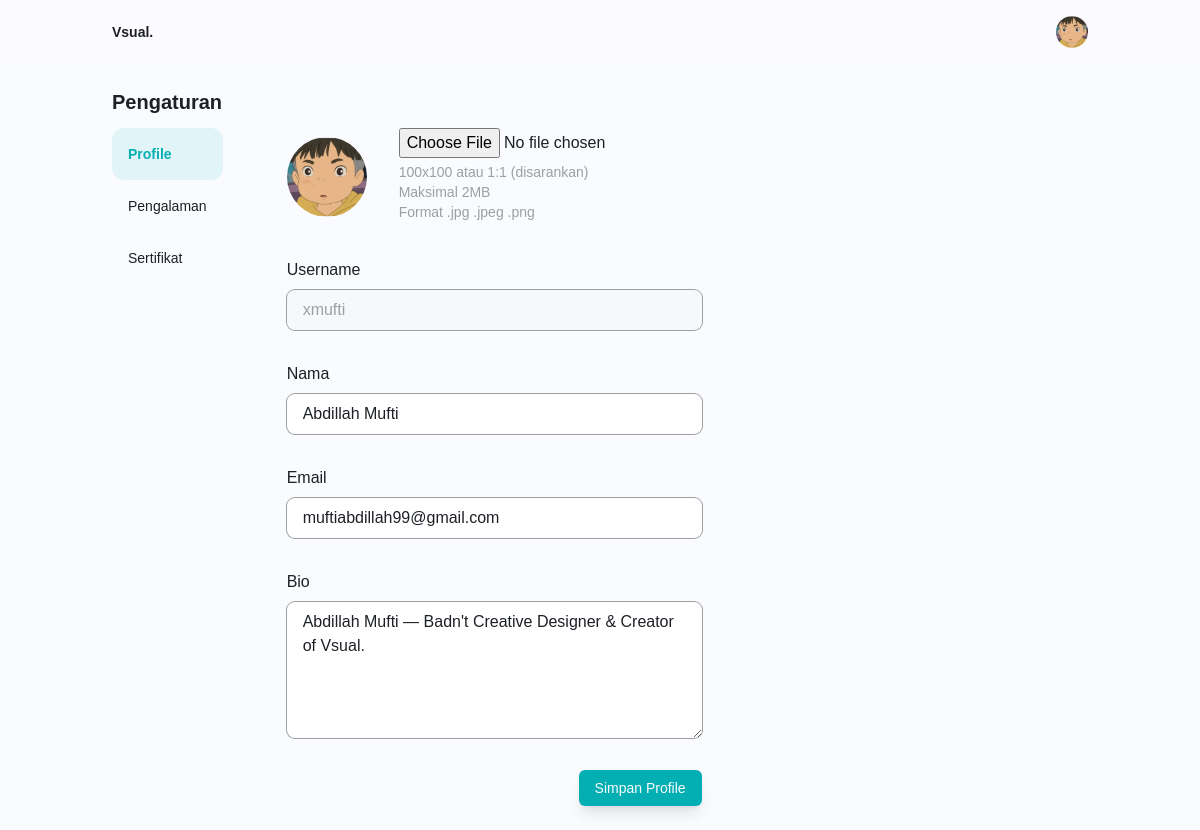
/account.php (signed in), run on the app's committed database.
### tables this page shows
CREATE TABLE `kreator` (
  `id_kreator` int(11) NOT NULL,
  `nama_kreator` varchar(50) NOT NULL,
  `email` varchar(100) NOT NULL,
  `username` varchar(50) NOT NULL,
  `password` varchar(255) NOT NULL,
  `foto_profil` varchar(255) NOT NULL DEFAULT 'default.jpg',
  `bio` varchar(255) NOT NULL DEFAULT '-'
);

### account.php (the view, shortened to what this page needs)
<?php
require 'functions.php';
if( isset($_COOKIE['id']) ) {
  $cookieId = $_COOKIE['id'];
  $getKreatorAccount = mysqli_query($connect, "SELECT * FROM kreator WHERE id_kreator = '$cookieId'");
  $kreatorAccount = mysqli_fetch_assoc($getKreatorAccount);
}
?>
<!DOCTYPE html>
<html lang="en">
  <head>
    <link href="dist/output.css" rel="stylesheet" />
  </head>
  <body class="bg-putih text-hitam font-plus-jakarta">
    <div id="navigation-bar" class="w-full bg-putih/80 backdrop-blur-lg sticky top-0 z-[999] py-2 md:py-4">
      <div class="container max-w-5xl">
        <div class="flex flex-row justify-between items-center relative">
          <div>
            <a href="index.php">
              <h3 class="text-xs md:text-sm font-bold">Vsual.</h3>
            </a>
          </div>
          <div>
            <?php if( !isset($_SESSION["login"]) ) : ?>
              <div>
                <a href="register.php" class="text-xs md:text-sm mr-4">Daftar</a>
                <a href="login.php" class="text-xs md:text-sm bg-primary text-putih px-4 py-2 rounded-md shadow-lg shadow-primary/50">Masuk</a>
              </div>
            <?php else : ?>
              <button id="btn-account" class="flex flex-row rounded-full">
                <img src="./dist/img/profile/<?= $kreatorAccount["foto_profil"]; ?>" class="rounded-full w-8 aspect-square" />
              </button>
            <?php endif; ?>
          </div>
        </div>
      </div>
    </div>
    <div id="profile-setting" class="w-full py-3 md:py-6">
        <div class="container max-w-5xl">
            <h1 class="text-xl font-bold pb-3">Pengaturan</h1>
            <div class="flex flex-col md:flex-row gap-4 md:gap-16">
                <div class="flex flex-row md:flex-col text-xs md:text-sm">
                    <a href="account.php" class="font-bold text-primary bg-primary/10 p-4 rounded-xl">Profile</a>
                    <a href="experience.php" class="hover:bg-primary/10 p-4 rounded-xl">Pengalaman</a>
                    <a href="certificate.php" class="hover:bg-primary/10 p-4 rounded-xl">Sertifikat</a>
                </div>
                <form action="" method="post" enctype="multipart/form-data">
                    <ul class="flex flex-col gap-8">
                        <li class="flex items-center justify-center gap-8 max-w-lg">
                            <img src="./dist/img/profile/<?= $kreatorAccount["foto_profil"]; ?>" class="w-14 md:w-20 aspect-square rounded-full"/>
                            <div>
                              <input type="file" name="gambar" id="gambar">
                              <ul class="text-abu text-xs md:text-sm py-1">
                                <li>100x100 atau 1:1 (disarankan)</li>
                                <li>Maksimal 2MB</li>
                                <li>Format .jpg .jpeg .png</li>
                              </ul>
                            </div>
                        </li>
                        <li class="flex flex-col gap-2 max-w-lg">
                            <label for="uname">Username</label>
                            <input type="text" name="uname" id="uname" value="<?= $kreatorAccount["username"]; ?>" disabled class="text-abu ring-1 ring-abu focus:ring-primary focus:outline-none rounded-lg px-4 py-2">
                        </li>
                        <li class="flex flex-col gap-2 max-w-lg">
                            <label for="nama">Nama</label>
                            <input type="text" name="nama" id="nama" value="<?= $kreatorAccount["nama_kreator"]; ?>" maxlength="50" required class="ring-1 ring-abu focus:ring-primary focus:outline-none rounded-lg px-4 py-2">
                        </li>
                        <li class="flex flex-col gap-2 max-w-lg">
                            <label for="email">Email</label>
                            <input type="email" name="email" id="email" value="<?= $kreatorAccount["email"]; ?>" maxlength="100" required class="ring-1 ring-abu focus:ring-primary focus:outline-none rounded-lg px-4 py-2">
                        </li>
                        <li class="flex flex-col gap-2 max-w-lg">
                            <label for="bio">Bio</label>
                            <textarea name="bio" id="bio" cols="10" rows="5" maxlength="255" class="ring-1 ring-abu focus:ring-primary focus:outline-none rounded-lg px-4 py-2"><?= $kreatorAccount["bio"]; ?></textarea>
                        </li>
                        <li class="self-end">
                            <button type="submit" name="submit" class="text-xs md:text-sm bg-primary text-putih px-4 py-2 rounded-md shadow-lg">Simpan Profile</button>
                        </li>
                    </ul>
                </form>
            </div>
        </div>
    </div>
  </body>
</html>

### data on the page
kreator: foto_profil (picture), uname "xmufti", nama "Abdillah Mufti", email "muftiabdillah99@gmail.com", bio "Abdillah Mufti — Badn't Creative Designer & Creator of Vsual."
